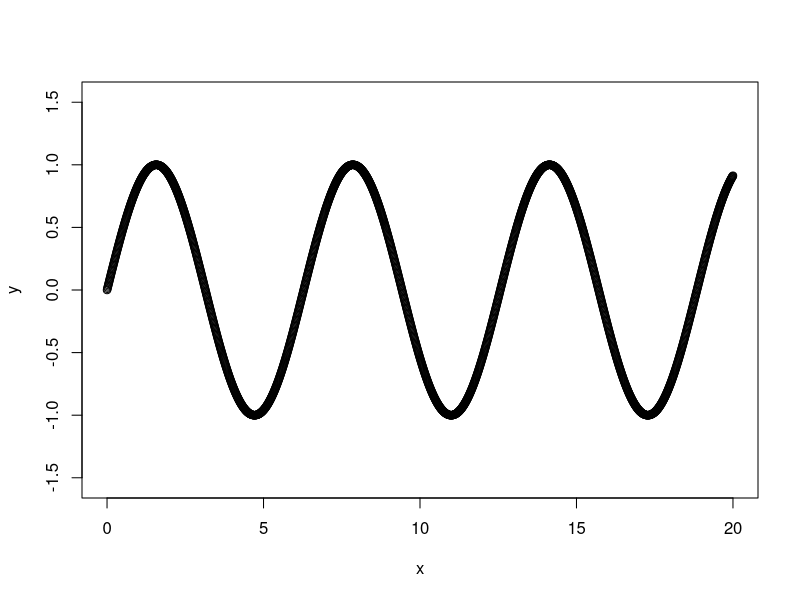

Generate this figure with R:
## ---- chunk 1
knitr::opts_chunk$set(echo = TRUE)
## ---- chunk 2
x <- seq(0, 20, 0.01)
## ---- chunk 3
y <- sin(x)
## ---- chunk 4
sin_df <- data.frame(x, y)
head(sin_df, 3)
## ---- chunk 5

y <- sin(x)
plot(x, y, type = "b", asp = 4)
